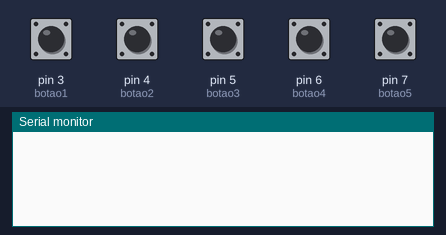
Bench run of a sketch on a simulated Arduino Uno, built with avr-gcc and run on an emulated ATmega328P. Shown: the last lines printed to the serial monitor. The inputs (shaded band) are chosen by the test bench; at power-on: pin 3 (botao1), pin 4 (botao2), pin 5 (botao3), pin 6 (botao4), pin 7 (botao5) LOW.

Above: at 1.2 s.
1.3 s: pin 3 (botao1) pulled HIGH for 0.15 s
At 2.6 s:
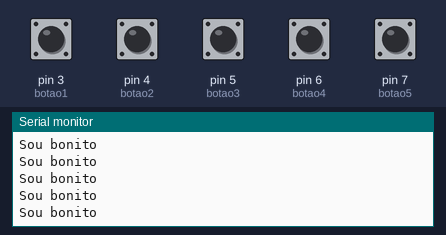
2.9 s: pin 4 (botao2) pulled HIGH for 0.15 s
At 4.1 s:
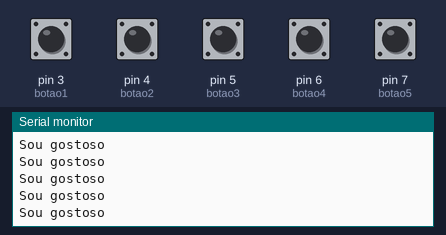
4.5 s: pin 5 (botao3) pulled HIGH for 0.15 s
At 5.3 s:
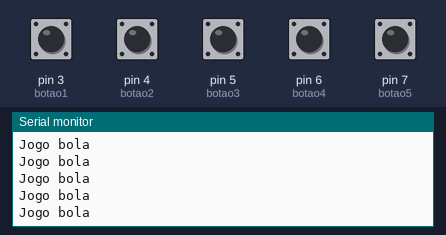
6.1 s: pin 6 (botao4) pulled HIGH for 0.15 s
At 7.4 s:
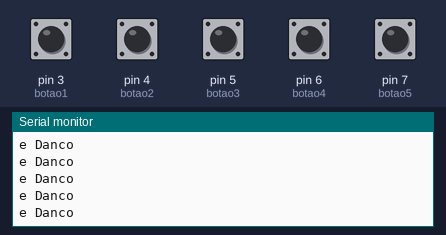
7.7 s: pin 7 (botao5) pulled HIGH for 0.15 s
At 8.4 s:
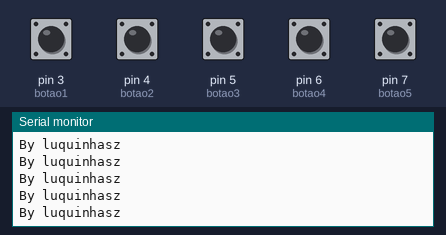
9.3 s: pin 3 (botao1) driven HIGH and pin 4 (botao2) driven HIGH
At 10.4 s:
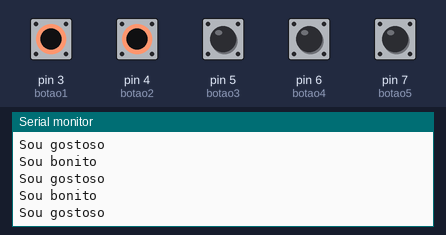

The sketch:

exercicio_61.ino
```cpp
const int botao1 = 3;
const int botao2 = 4;
const int botao3 = 5;
const int botao4 = 6;
const int botao5 = 7;

int var1;
int var2;
int var3;
int var4;
int var5;

 void setup()
 {
      pinMode(botao1, INPUT);
      pinMode(botao2, INPUT);
      pinMode(botao3, INPUT);
      pinMode(botao4, INPUT);
      pinMode(botao5, INPUT);
      Serial.begin(9600);
 }


 void loop()
 {

var1 = digitalRead(botao1);
var2 = digitalRead(botao2);
var3 = digitalRead(botao3);
var4 = digitalRead(botao4);
var5 = digitalRead(botao5);
   //Serial.println(var1);

 if (var1){
   Serial.println("Sou bonito");
 }

 if (var2){
   Serial.println("Sou gostoso");
 }

 if (var3){
   Serial.println("Jogo bola");
 }

 if (var4){
   Serial.println("e Danco");
 }

 if (var5){
   Serial.println("By luquinhasz");
 }
 }
```

Measured:
- after the input at 1.3 s, the serial monitor: prints a new line at once (image 1)
- after the input at 2.9 s, the serial monitor: prints a new line at once (image 2)
- after the input at 4.5 s, the serial monitor: prints a new line at once (image 3)
- after the input at 6.1 s, the serial monitor: prints a new line at once (image 4)
- after the input at 7.7 s, the serial monitor: prints a new line at once (image 5)
- after the input at 9.3 s, the serial monitor: prints a new line at once (image 6)
